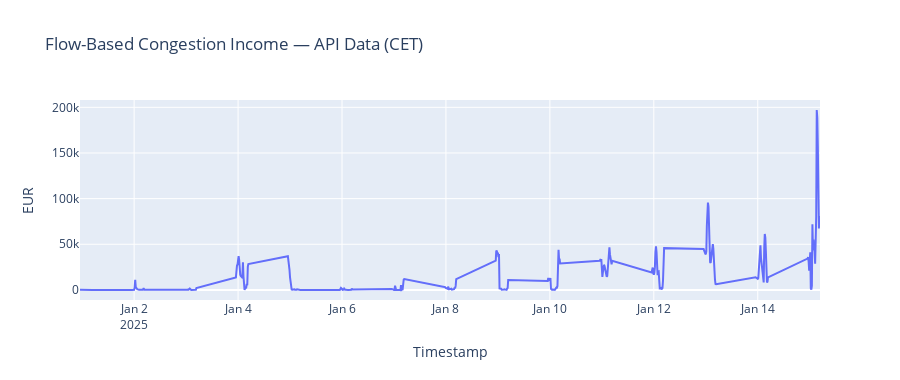

Notebook code for this chart:
### Code cell
# ---------------------------------------------------------------
# 10. AI-Assisted Market Summary Report (Optional but recommended)
# ---------------------------------------------------------------

import os, json, requests, numpy as np
import plotly.express as px
from IPython.display import Markdown, display

print("🤖 Preparing AI-assisted market summary...")

# Use df_api, the cleaned API dataset
df_llm = df_api.copy()

# ---------------------------------------------------------------
# Extended metrics used in the narrative
# ---------------------------------------------------------------
peak_time = df_llm["RevenueEUR"].idxmax()
low_time  = df_llm["RevenueEUR"].idxmin()

df_hourly = df_llm["RevenueEUR"].resample("1h").mean()
df_hourly_std = df_llm["RevenueEUR"].resample("1h").std()

# ---------------------------------------------------------------
# Correct high–low volatility (no warnings)
# ---------------------------------------------------------------
roll = df_llm["RevenueEUR"].rolling(4)

roll_min = roll.min()
roll_max = roll.max()
roll_count = roll.count()

# Valid windows: rolling window must be full and strictly positive
valid_window = (roll_count == 4) & (roll_min > 0) & (roll_max > 0)

# Initialise as NaN
df_llm["hl_vol"] = np.nan

# Compute log only where mathematically valid
valid_ratio = roll_max[valid_window] / roll_min[valid_window]
df_llm.loc[valid_window, "hl_vol"] = np.log(valid_ratio)

# ---------------------------------------------------------------
# Summary payload
# ---------------------------------------------------------------
summary_data = {
    "date_range": f"{df_llm.index.min()} → {df_llm.index.max()}",
    "mean": float(df_llm.RevenueEUR.mean()),
    "std": float(df_llm.RevenueEUR.std()),
    "min": float(df_llm.RevenueEUR.min()),
    "max": float(df_llm.RevenueEUR.max()),
    "peak_timestamp": str(peak_time),
    "peak_value": float(df_llm.loc[peak_time, "RevenueEUR"]),
    "low_timestamp": str(low_time),
    "low_value": float(df_llm.loc[low_time, "RevenueEUR"]),
    "hourly_mean_min": float(df_hourly.min()),
    "hourly_mean_max": float(df_hourly.max()),
    "hourly_vol_min": float(df_hourly_std.min()),
    "hourly_vol_max": float(df_hourly_std.max()),
    "coef_variation_pct": float((df_llm.RevenueEUR.std() / df_llm.RevenueEUR.mean()) * 100),
    "hl_vol_mean": float(df_llm["hl_vol"].mean()),
}

# ---------------------------------------------------------------
# Optional Plotly visualization in Notebook 1
# ---------------------------------------------------------------
fig = px.line(
    df_llm,
    x=df_llm.index,
    y="RevenueEUR",
    title="Flow-Based Congestion Income — API Data (CET)",
    labels={"x": "Time", "RevenueEUR": "EUR"},
)
fig.update_layout(height=380)
fig.show()

# ---------------------------------------------------------------
# LLM configuration via environment (.env)
# ---------------------------------------------------------------
OLLAMA_URL = os.getenv("OLLAMA_URL", "http://localhost:11434")
OLLAMA_MODEL = os.getenv("OLLAMA_MODEL", "llama3.1:8b-instruct-q4_0")

prompt = f"""
You are a senior electricity market analyst.

Write a sharp, compact interpretation of DK2 congestion income for the period.
Analyse volatility, extreme events, intraday patterns, and what they imply for 
flow-based market coupling (FBMC), RAM scarcity, and price divergence.

Here are the metrics:
{json.dumps(summary_data, indent=2)}

Keep it structured and insight-driven.
"""

# ---------------------------------------------------------------
# Query local LLM
# ---------------------------------------------------------------
try:
    payload = {"model": OLLAMA_MODEL, "prompt": prompt, "stream": False}
    response = requests.post(f"{OLLAMA_URL}/api/generate", json=payload)

    analysis_text = response.json().get("response")
    analysis_text = analysis_text.strip() if analysis_text else "[LLM returned empty text]"

    if analysis_text:
        display(Markdown(f"### 🤖 LLM Market Analysis\n\n{analysis_text}"))
    else:
        print("⚠️ No analysis returned. Check Ollama model or configuration.")

except Exception as e:
    print(f"⚠️ LLM unavailable: {e}")
    print("You can continue to Notebook 2 without AI analysis.")

### Figure 1 — Plotly figure (JSON) as saved in the notebook; plotly's stock layout.template omitted (floating-point values rounded to 4 significant figures; data arrays with more than 128 entries replaced by an {"elided": "..."} marker saying what was removed)
{"data": [{"hovertemplate": "Timestamp=%{x}<br>EUR=%{y}<extra></extra>", "legendgroup": "", "line": {"color": "#636efa", "dash": "solid"}, "marker": {"symbol": "circle"}, "mode": "lines", "name": "", "orientation": "v", "showlegend": false, "type": "scatter", "x": {"elided": "356 str values"}, "xaxis": "x", "y": {"elided": "356 float values"}, "yaxis": "y"}], "layout": {"height": 380, "legend": {"tracegroupgap": 0}, "title": {"text": "Flow-Based Congestion Income — API Data (CET)"}, "xaxis": {"anchor": "y", "domain": [0, 1], "title": {"text": "Timestamp"}}, "yaxis": {"anchor": "x", "domain": [0, 1], "title": {"text": "EUR"}}}}
